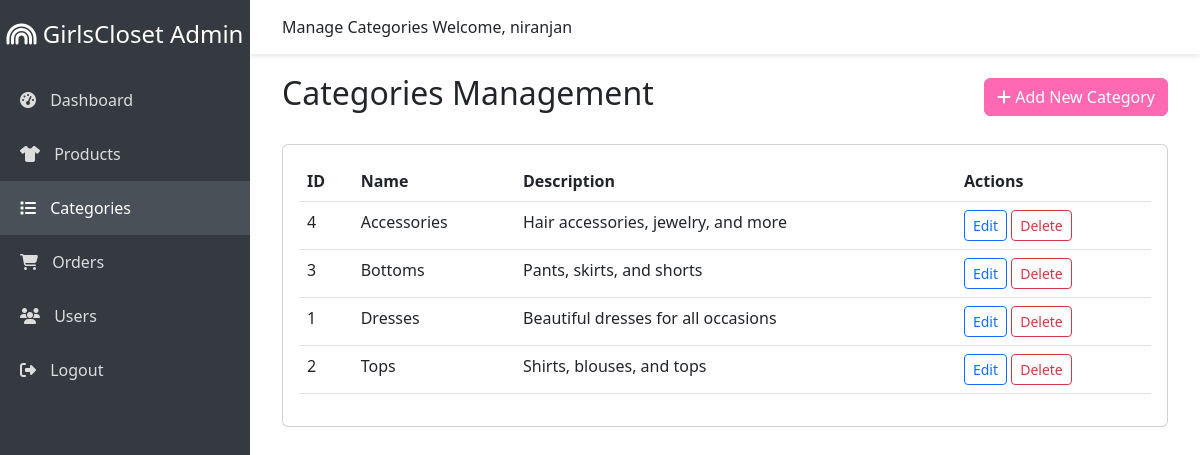
Screenshot of /admin/categories.php (signed in) with the database file from the repository.
### tables this page shows
CREATE TABLE `categories` (
  `id` int(11) NOT NULL,
  `name` varchar(100) NOT NULL,
  `description` text DEFAULT NULL,
  `created_at` timestamp NOT NULL DEFAULT current_timestamp()
);

### admin/categories.php (the view, shortened to what this page needs)
<?php
include '../db_connection.php';
$action = isset($_GET['action']) ? $_GET['action'] : '';
$edit_category = null;
$categories = [];
$result = $conn->query("SELECT * FROM categories ORDER BY name");
if ($result->num_rows > 0) {
    while($row = $result->fetch_assoc()) {
        $categories[] = $row;
    }
}
?>
<!DOCTYPE html>
<html lang="en">
<head>
    <link href="https://cdn.jsdelivr.net/npm/bootstrap@5.3.0/dist/css/bootstrap.min.css" rel="stylesheet">
    <link rel="stylesheet" href="https://cdnjs.cloudflare.com/ajax/libs/font-awesome/6.4.0/css/all.min.css">
</head>
<body>
    <div class="sidebar" style="width: 250px;">
        <div class="text-center mb-4">
            <h4><i class="fas fa-rainbow"></i> GirlsCloset Admin</h4>
        </div>
        <a href="index.php"><i class="fas fa-tachometer-alt"></i> Dashboard</a>
        <a href="products.php"><i class="fas fa-tshirt"></i> Products</a>
        <a href="categories.php" class="active"><i class="fas fa-list"></i> Categories</a>
        <a href="orders.php"><i class="fas fa-shopping-cart"></i> Orders</a>
        <a href="users.php"><i class="fas fa-users"></i> Users</a>
        <a href="../logout.php"><i class="fas fa-sign-out-alt"></i> Logout</a>
    </div>
    <nav class="navbar-admin">
        <div class="container-fluid">
            <span class="navbar-brand">Manage Categories</span>
            <span class="navbar-text">Welcome, <?php echo $_SESSION['username']; ?></span>
        </div>
    </nav>
    <div class="main-content">
        <div class="container-fluid">
            <div class="d-flex justify-content-between align-items-center mb-4">
                <h2>Categories Management</h2>
                <a href="categories.php?action=add" class="btn btn-primary">
                    <i class="fas fa-plus"></i> Add New Category
                </a>
            </div>
            <?php if ($action == 'add' || $action == 'edit'): ?>
            <div class="card">
                <div class="card-header">
                    <h5><?php echo $action == 'add' ? 'Add New Category' : 'Edit Category'; ?></h5>
                </div>
                <div class="card-body">
                    <form method="POST" action="">
                        <?php if ($action == 'edit'): ?>
                            <input type="hidden" name="category_id" value="<?php echo $edit_category['id']; ?>">
                        <?php endif; ?>
                        <div class="mb-3">
                            <label for="name" class="form-label">Category Name</label>
                            <input type="text" class="form-control" id="name" name="name" value="<?php echo $edit_category ? $edit_category['name'] : ''; ?>" required>
                        </div>
                        <div class="mb-3">
                            <label for="description" class="form-label">Description</label>
                            <textarea class="form-control" id="description" name="description" rows="3"><?php echo $edit_category ? $edit_category['description'] : ''; ?></textarea>
                        </div>
                        <div class="d-flex gap-2">
                            <button type="submit" class="btn btn-primary"><?php echo $action == 'add' ? 'Add Category' : 'Update Category'; ?></button>
                            <a href="categories.php" class="btn btn-secondary">Cancel</a>
                        </div>
                    </form>
                </div>
            </div>
            <?php else: ?>
            <div class="card">
                <div class="card-body">
                    <div class="table-responsive">
                        <table class="table table-hover">
                            <thead>
                                <tr>
                                    <th>ID</th>
                                    <th>Name</th>
                                    <th>Description</th>
                                    <th>Actions</th>
                                </tr>
                            </thead>
                            <tbody>
                                <?php if (count($categories) > 0): ?>
                                    <?php foreach ($categories as $category): ?>
                                    <tr>
                                        <td><?php echo $category['id']; ?></td>
                                        <td><?php echo $category['name']; ?></td>
                                        <td><?php echo $category['description']; ?></td>
                                        <td>
                                            <a href="categories.php?action=edit&id=<?php echo $category['id']; ?>" class="btn btn-sm btn-outline-primary">Edit</a>
                                            <a href="categories.php?action=delete&id=<?php echo $category['id']; ?>" class="btn btn-sm btn-outline-danger" onclick="return confirm('Are you sure you want to delete this category?')">Delete</a>
                                        </td>
                                    </tr>
                                    <?php endforeach; ?>
                                <?php else: ?>
                                    <tr>
                                        <td colspan="4" class="text-center py-4">No categories found.</td>
                                    </tr>
                                <?php endif; ?>
                            </tbody>
                        </table>
                    </div>
                </div>
            </div>
            <?php endif; ?>
        </div>
    </div>
</body>
</html>

### admin/categories.php (style rules this page uses)
:root { --primary-color: #ff69b4; }
.sidebar { background-color: #343a40; color: white; height: 100vh; position: fixed; padding-top: 20px; }
.sidebar a { color: #ddd; padding: 15px 20px; text-decoration: none; display: block; }
.sidebar a:hover, .sidebar a.active { color: white; background-color: #495057; }
.sidebar a i { margin-right: 10px; }
.main-content { margin-left: 250px; padding: 20px; }
.navbar-admin { background-color: white; box-shadow: 0 2px 5px rgba(0,0,0,0.1); padding: 15px 20px; margin-left: 250px; }
.btn-primary { background-color: var(--primary-color); border-color: var(--primary-color); }

### rows the page displays
categories: id "4", name "Accessories", description "Hair accessories, jewelry, and more"
categories: id "3", name "Bottoms", description "Pants, skirts, and shorts"
categories: id "1", name "Dresses", description "Beautiful dresses for all occasions"
categories: id "2", name "Tops", description "Shirts, blouses, and tops"

### other values shown
$_SESSION['username'] "niranjan"
